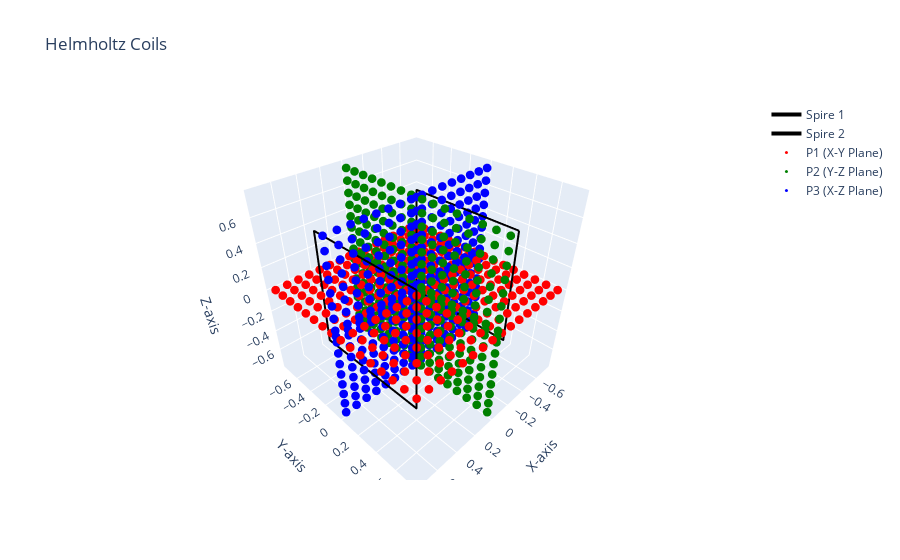

Notebook code for this chart:
### Code cell
# Generar grid
X, Y = test_3.generate_range(X_coil.a*3/4, grid_length_size)
hplot.plot_grid(X, Y, f)

### Figure 1 — Plotly figure (JSON) as saved in the notebook; plotly's stock layout.template omitted (floating-point values rounded to 4 significant figures; data arrays with more than 128 entries replaced by an {"elided": "..."} marker saying what was removed)
{"data": [{"line": {"color": "black", "width": 4}, "mode": "lines", "name": "Spire 1", "type": "scatter3d", "x": {"elided": "400 float values"}, "y": {"elided": "400 float values"}, "z": {"elided": "400 float values"}}, {"line": {"color": "black", "width": 4}, "mode": "lines", "name": "Spire 2", "type": "scatter3d", "x": {"elided": "400 float values"}, "y": {"elided": "400 float values"}, "z": {"elided": "400 float values"}}, {"marker": {"color": "red", "size": 3}, "mode": "markers", "name": "P1 (X-Y Plane)", "type": "scatter3d", "x": {"elided": "289 float values"}, "y": {"elided": "289 float values"}, "z": {"elided": "289 int values"}}, {"marker": {"color": "green", "size": 3}, "mode": "markers", "name": "P2 (Y-Z Plane)", "type": "scatter3d", "x": {"elided": "289 int values"}, "y": {"elided": "289 float values"}, "z": {"elided": "289 float values"}}, {"marker": {"color": "blue", "size": 3}, "mode": "markers", "name": "P3 (X-Z Plane)", "type": "scatter3d", "x": {"elided": "289 float values"}, "y": {"elided": "289 int values"}, "z": {"elided": "289 float values"}}], "layout": {"scene": {"xaxis": {"title": {"text": "X-axis"}}, "yaxis": {"title": {"text": "Y-axis"}}, "zaxis": {"title": {"text": "Z-axis"}}}, "title": {"text": "Helmholtz Coils"}}}
